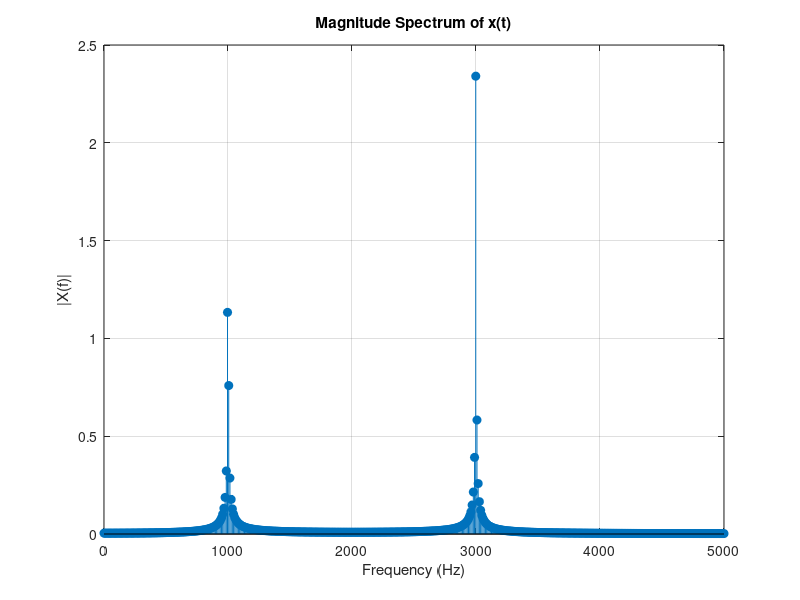

Here is the MATLAB script that generated this plot: (Note: this script raises an error after producing the figure.)
clc;             % clear command window
clear;           % clear all variables
close all;       % close all figures

% Parameters
Fs = 10000;        % Sampling frequency (must be > 2*max freq = 6000 Hz)
T = 1/Fs;          % Sampling interval
L = 1024;          % Number of samples (DFT length)
t = (0:L-1)*T;     % Time vector

% Define signal
x = 3*cos(2000*pi*t) + 5*sin(6000*pi*t);

% Compute DFT using FFT
X = fft(x);

% Frequency axis
f = (0:L-1)*(Fs/L);   % Frequency vector (Hz)

% Plot magnitude spectrum
figure;
stem(f, abs(X)/L, 'filled'); 
xlim([0 Fs/2]);    % show only positive frequencies
xlabel('Frequency (Hz)');
ylabel('|X(f)|');
title('Magnitude Spectrum of x(t)');
grid on;

hold on;
xline(0,'r');
yline(0,'r');
hold off;